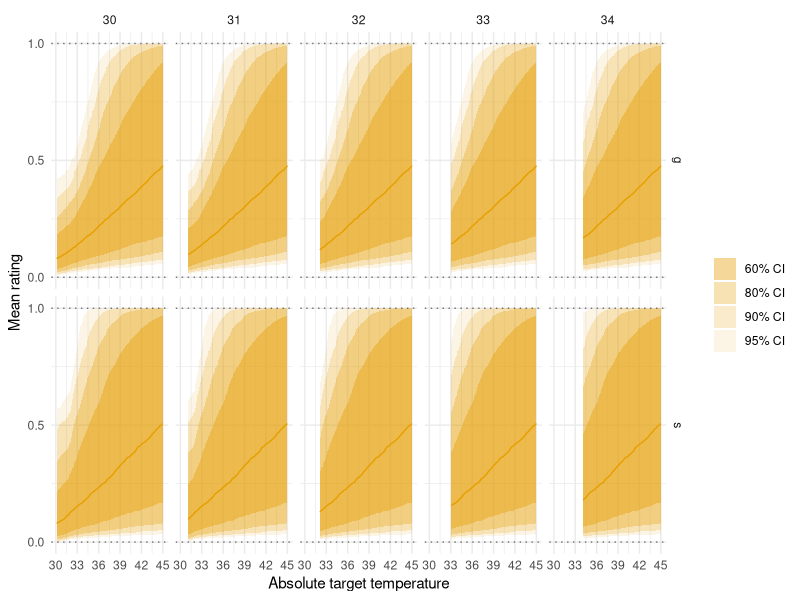
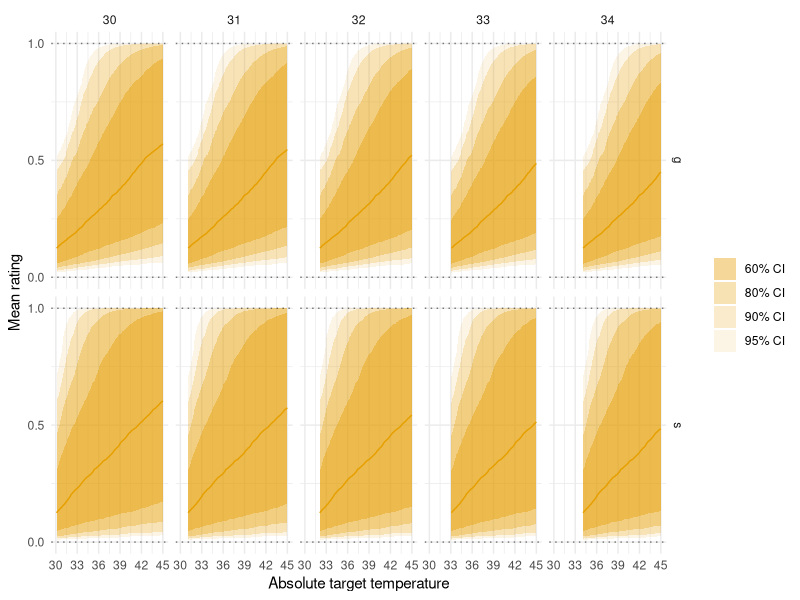
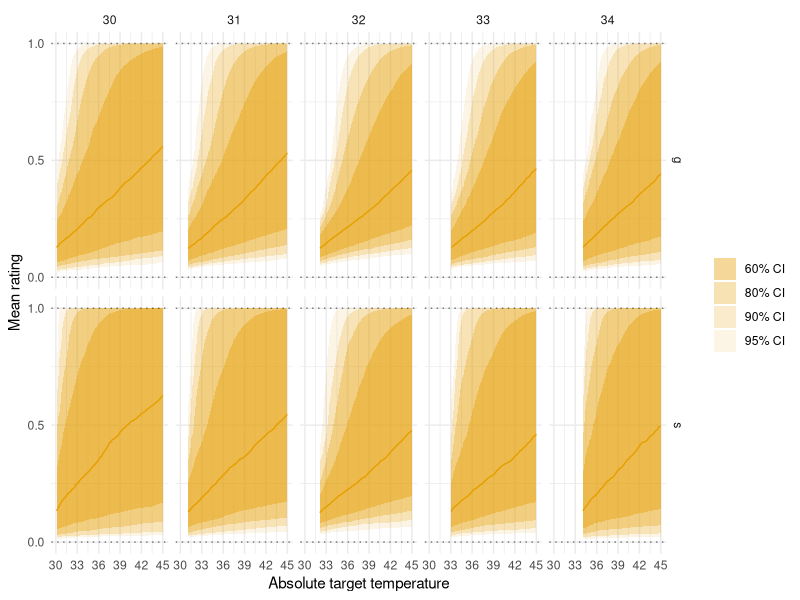
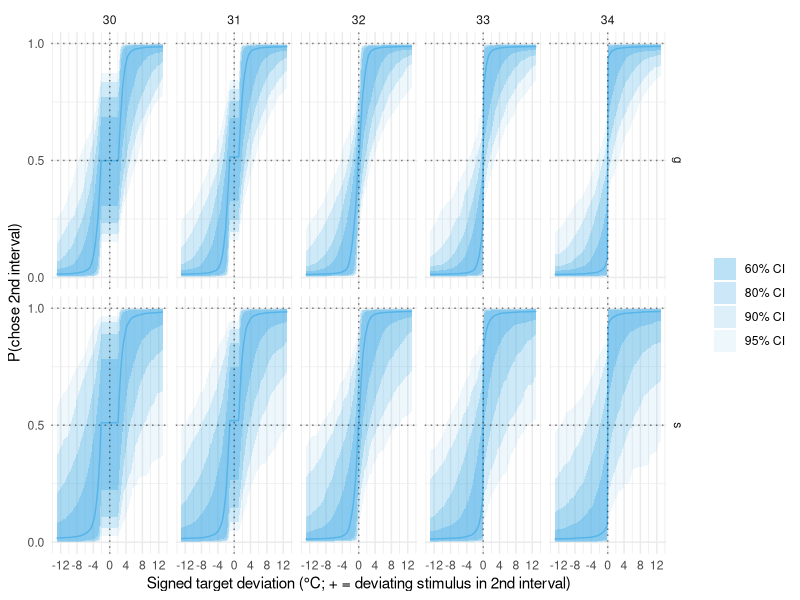
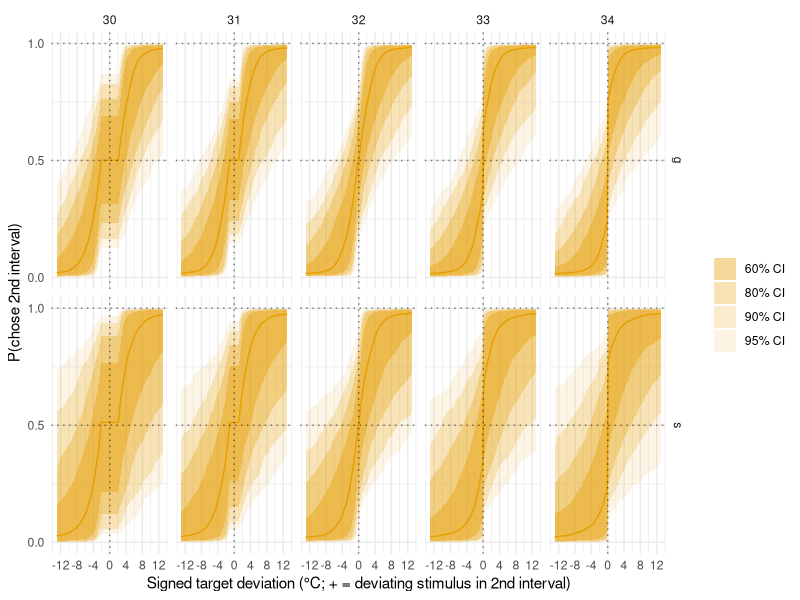
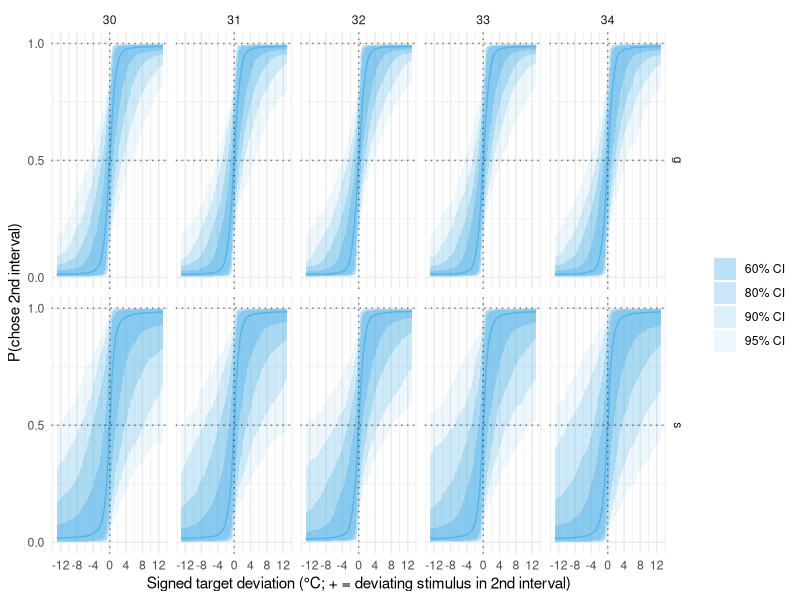
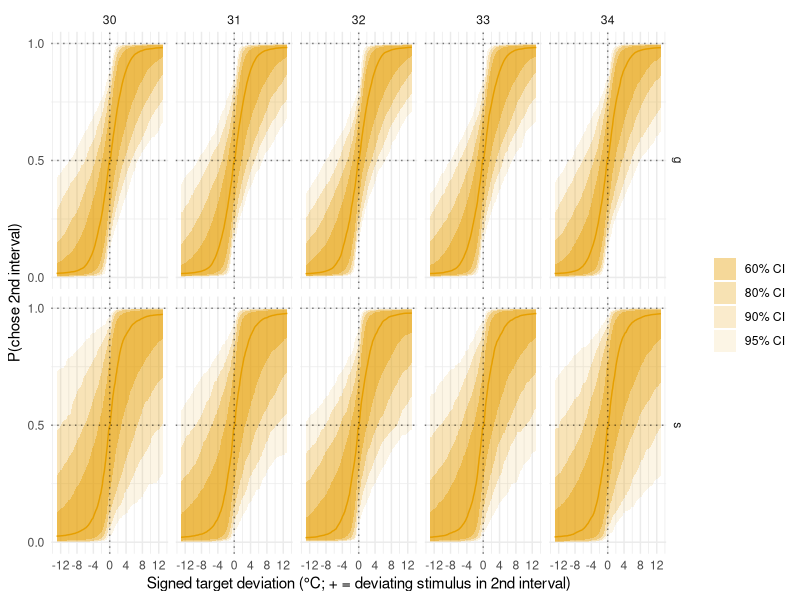
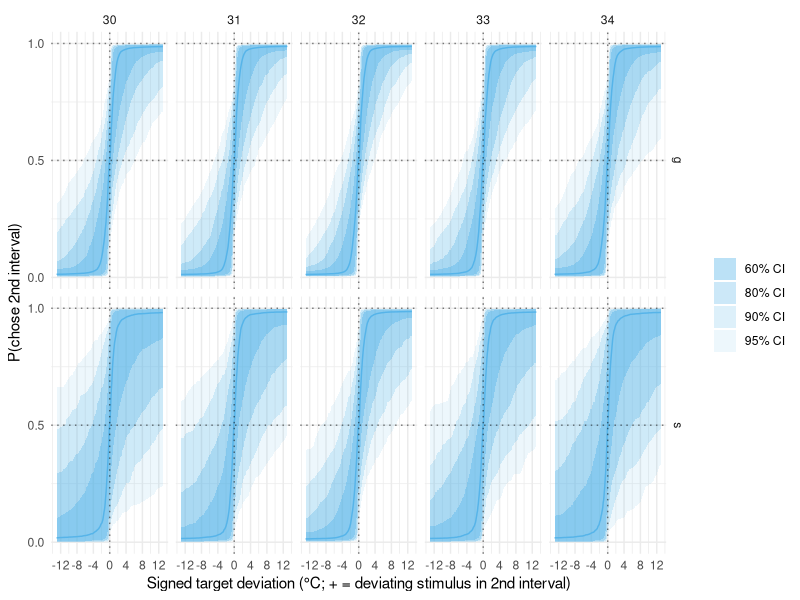

R code for these plots, in order:
#This script is used to illustrate the priors used for the different models
#Author: A.S. Courtin
#Licence: MIT
#Edited with the assistance of Claude Code (Anthropic).

library(tidyverse)

inv_logit<-function(x){
  y=1/(1+exp(-x))
  return(y)
}

# Selects, row by row, the value of the condition-specific profile for condition c (1..5).
pick_condition<-function(c,f1,f2,f3,f4,f5){
  case_when(c==1~f1,c==2~f2,c==3~f3,c==4~f4,c==5~f5)
}

# Adds prior draws of a chained AT profile (level at condition 3, independent outward steps to
# conditions 4/5 and 2/1; matches the chain in stan_models/discrimination_*.stan) as columns
# <prefix>_g1..5 (group level) and <prefix>_s1..5 (one participant, independent noise per step).
add_chain_prior<-function(df,prefix,anchor_mean,anchor_sd,tau_sd){
  n<-nrow(df)
  chain<-function(v){
    f<-matrix(NA_real_,n,5)
    f[,3]<-v[,1]; f[,4]<-f[,3]+v[,2]; f[,5]<-f[,4]+v[,3]; f[,2]<-f[,3]+v[,4]; f[,1]<-f[,2]+v[,5]
    f
  }
  m<-cbind(rnorm(n,anchor_mean,anchor_sd),matrix(rnorm(4*n,0,anchor_sd/2),n,4))
  dev<-matrix(rnorm(5*n),n,5)*matrix(abs(rnorm(5*n,0,tau_sd)),n,5)
  g<-chain(m)
  s<-chain(m+dev)
  colnames(g)<-paste0(prefix,'_g',1:5)
  colnames(s)<-paste0(prefix,'_s',1:5)
  bind_cols(df,as_tibble(g),as_tibble(s))
}

M=10^3
idx=1:M
at=30:34
x=seq(30,45,.1)
grid_r<-expand.grid(x=x,idx=idx,at=at)
# Response-space axis for the discrimination models: x is the SIGNED deviation from the
# adapting temperature. |x| is the physical target deviation (target = at + |x|); the sign
# encodes which interval held the deviating stimulus (+ = 2nd interval, so interval_sign=+1).
d=seq(-13,13,.1)
grid_d<-expand.grid(x=d,idx=idx,at=at)

# Task conventions: cold (cd) blue, warm (wd) orange. Discrimination beta priors differ by task
# (matches the beta_mean/beta_sd in stan_models/discrimination_*.stan).
task_colors<-c(cd='#56B4E9',wd='#E69F00')
task_beta_prior<-list(
  cd=c(mean=0.552-30*0.0157-log(sqrt(2)),sd=sqrt(1.1^2+log(sqrt(2))^2)),
  wd=c(mean=-0.786-30*0.00239-log(sqrt(2)),sd=sqrt(0.865^2+log(sqrt(2))^2))
)

#### Discrimination - absolute coding####
for(task in names(task_colors)){
  beta_mean<-task_beta_prior[[task]][['mean']]
  beta_sd<-task_beta_prior[[task]][['sd']]

  discrimination_absolute<-
    tibble(idx=idx) %>% 
    rowwise() %>% 
    mutate(
      mu_log_xi=rnorm(1,-2,0.5),
      mu_log_beta=rnorm(1,beta_mean,beta_sd),
      tau_log_xi=abs(rnorm(1,0,0.5)),
      tau_log_beta=abs(rnorm(1,0,beta_sd)),
      xi=exp(rnorm(1,mu_log_xi,tau_log_xi)),
      beta=exp(rnorm(1,mu_log_beta,tau_log_beta))
    ) %>%
    ungroup() %>%
    add_chain_prior('lam',-3.85+30*0.00171,0.72,0.72) %>%
    add_chain_prior('kap',0,0.5,0.5) %>%
    full_join(grid_d) %>%
    mutate(
      c=at-29,
      lambda=.5*inv_logit(pick_condition(c,lam_s1,lam_s2,lam_s3,lam_s4,lam_s5)),
      kappa=pick_condition(c,kap_s1,kap_s2,kap_s3,kap_s4,kap_s5),
      lambda_g=.5*inv_logit(pick_condition(c,lam_g1,lam_g2,lam_g3,lam_g4,lam_g5)),
      kappa_g=pick_condition(c,kap_g1,kap_g2,kap_g3,kap_g4,kap_g5),
      # Evidence is zero at and below the adapting temperature and equal to the raw absolute
      # (baseline+xi anchored) reading above it - no separate detection threshold (matches
      # discrimination_absolute_coding.stan).
      interval_sign=sign(x),
      target=at+abs(x),
      cx_target_s=target-32-xi,
      absolute_reading_s=cx_target_s*inv_logit(cx_target_s*100),
      mask_gate_s=inv_logit(100*(absolute_reading_s-(at-32-xi))),
      stim_rep=absolute_reading_s*mask_gate_s,
      theta_s=lambda+(1-2*lambda)*pnorm(interval_sign*beta*stim_rep+kappa),

      cx_target_g=target-32-exp(mu_log_xi),
      absolute_reading_g=cx_target_g*inv_logit(cx_target_g*100),
      mask_gate_g=inv_logit(100*(absolute_reading_g-(at-32-exp(mu_log_xi)))),
      stim_rep_g=absolute_reading_g*mask_gate_g,
      theta_g=lambda_g+(1-2*lambda_g)*pnorm(interval_sign*exp(mu_log_beta)*stim_rep_g+kappa_g)
      ) %>%
    group_by(at,x) %>% 
    summarise(
      s_lb_ci_95=quantile(theta_s,0.025),
      s_ub_ci_95=quantile(theta_s,0.975),
      s_lb_ci_90=quantile(theta_s,0.05),
      s_ub_ci_90=quantile(theta_s,0.95),
      s_lb_ci_80=quantile(theta_s,0.1),
      s_ub_ci_80=quantile(theta_s,0.9),
      s_lb_ci_60=quantile(theta_s,0.20),
      s_ub_ci_60=quantile(theta_s,0.80),
      g_lb_ci_95=quantile(theta_g,0.025),
      g_ub_ci_95=quantile(theta_g,0.975),
      g_lb_ci_90=quantile(theta_g,0.05),
      g_ub_ci_90=quantile(theta_g,0.95),
      g_lb_ci_80=quantile(theta_g,0.1),
      g_ub_ci_80=quantile(theta_g,0.9),
      g_lb_ci_60=quantile(theta_g,0.20),
      g_ub_ci_60=quantile(theta_g,0.80),
      s_med_ci_50 = quantile(theta_s, 0.5),
      g_med_ci_50 = quantile(theta_g, 0.5)
    ) %>% 
    pivot_longer(
      cols = c(matches("(s|g)_(lb|ub|med)_ci_\\d+")),
      names_to = c("level","stat","ci"),
      names_pattern = "(s|g)_(lb|ub|med)_ci?_?(\\d+)?",
      values_to = "value"
    ) %>% 
    filter(TRUE) # response space: keep the full signed deviation range

  ribbons <- discrimination_absolute %>% filter(stat %in% c("lb","ub"))%>% 
    pivot_wider(
      names_from = "stat",
      values_from = "value"
    )
  medians <- discrimination_absolute %>% filter(stat == "med")

  p <- ribbons %>%
    ggplot()+
    geom_ribbon(
      aes(x=x,ymin = lb,ymax=ub,alpha=ci),
      fill=task_colors[[task]]
    )+
    geom_line(
      data=medians,
      aes(x=x,y=value),
      color=task_colors[[task]]
    )+
    geom_hline(
      aes(yintercept = .5),
      linetype='dotted',
      alpha=.5
    )+
    geom_hline(
      aes(yintercept = 1),
      linetype='dotted',
      alpha=.5
    )+
    geom_vline(aes(xintercept=0),linetype='dotted',alpha=.5)+
    scale_alpha_manual(labels=c('60% CI','80% CI','90% CI','95% CI'),values=c(.4,.3,.2,.1))+
    scale_x_continuous(breaks=seq(-12,12,4))+
    scale_y_continuous(breaks=c(0,.5,1))+
    labs(
      alpha='',
      x='Signed target deviation (°C; + = deviating stimulus in 2nd interval)',
      y='P(chose 2nd interval)'
    )+
    theme_minimal()+
    facet_grid(rows=vars(level),cols=vars(at))

  ggsave(paste0('figures/d_a_ppp_',task,'.png'),plot=p,units = 'cm',width = 18,height = 10)
}

#### Discrimination - relative coding####
for(task in names(task_colors)){
  beta_mean<-task_beta_prior[[task]][['mean']]
  beta_sd<-task_beta_prior[[task]][['sd']]

  discrimination_relative<-
    tibble(idx=idx) %>% 
    rowwise() %>% 
    mutate(
      mu_log_xi=rnorm(1,-2,0.5),
      mu_log_beta=rnorm(1,beta_mean,beta_sd),
      tau_log_xi=abs(rnorm(1,0,0.5)),
      tau_log_beta=abs(rnorm(1,0,beta_sd)),
      xi=exp(rnorm(1,mu_log_xi,tau_log_xi)),
      beta=exp(rnorm(1,mu_log_beta,tau_log_beta))
    ) %>%
    ungroup() %>%
    add_chain_prior('lam',-3.85+30*0.00171,0.72,0.72) %>%
    add_chain_prior('kap',0,0.5,0.5) %>%
    full_join(grid_d) %>%
    mutate(
      c=at-29,
      lambda=.5*inv_logit(pick_condition(c,lam_s1,lam_s2,lam_s3,lam_s4,lam_s5)),
      kappa=pick_condition(c,kap_s1,kap_s2,kap_s3,kap_s4,kap_s5),
      lambda_g=.5*inv_logit(pick_condition(c,lam_g1,lam_g2,lam_g3,lam_g4,lam_g5)),
      kappa_g=pick_condition(c,kap_g1,kap_g2,kap_g3,kap_g4,kap_g5),
      # Evidence is the soft-rectified deviation from the adapting temperature beyond the
      # hard threshold xi, i.e. the silent range (matches discrimination_relative_coding.stan).
      interval_sign=sign(x),
      cx_s=abs(x)-xi,
      stim_rep=cx_s*inv_logit(cx_s*100),
      theta_s=lambda+(1-2*lambda)*pnorm(interval_sign*beta*stim_rep+kappa),

      cx_g=abs(x)-exp(mu_log_xi),
      stim_rep_g=cx_g*inv_logit(cx_g*100),
      theta_g=lambda_g+(1-2*lambda_g)*pnorm(interval_sign*exp(mu_log_beta)*stim_rep_g+kappa_g)
    ) %>%
    group_by(at,x) %>% 
    summarise(
      s_lb_ci_95=quantile(theta_s,0.025),
      s_ub_ci_95=quantile(theta_s,0.975),
      s_lb_ci_90=quantile(theta_s,0.05),
      s_ub_ci_90=quantile(theta_s,0.95),
      s_lb_ci_80=quantile(theta_s,0.1),
      s_ub_ci_80=quantile(theta_s,0.9),
      s_lb_ci_60=quantile(theta_s,0.20),
      s_ub_ci_60=quantile(theta_s,0.80),
      g_lb_ci_95=quantile(theta_g,0.025),
      g_ub_ci_95=quantile(theta_g,0.975),
      g_lb_ci_90=quantile(theta_g,0.05),
      g_ub_ci_90=quantile(theta_g,0.95),
      g_lb_ci_80=quantile(theta_g,0.1),
      g_ub_ci_80=quantile(theta_g,0.9),
      g_lb_ci_60=quantile(theta_g,0.20),
      g_ub_ci_60=quantile(theta_g,0.80),
      s_med_ci_50 = quantile(theta_s, 0.5),
      g_med_ci_50 = quantile(theta_g, 0.5)
    ) %>% 
    pivot_longer(
      cols = c(matches("(s|g)_(lb|ub|med)_ci_\\d+")),
      names_to = c("level","stat","ci"),
      names_pattern = "(s|g)_(lb|ub|med)_ci?_?(\\d+)?",
      values_to = "value"
    )%>% 
    filter(TRUE) # response space: keep the full signed deviation range

  ribbons <- discrimination_relative %>% filter(stat %in% c("lb","ub"))%>% 
    pivot_wider(
      names_from = "stat",
      values_from = "value"
    )
  medians <- discrimination_relative %>% filter(stat == "med")

  p <- ribbons %>%
    ggplot()+
    geom_ribbon(
      aes(x=x,ymin = lb,ymax=ub,alpha=ci),
      fill=task_colors[[task]]
    )+
    geom_line(
      data=medians,
      aes(x=x,y=value),
      color=task_colors[[task]]
    )+
    geom_hline(
      aes(yintercept = .5),
      linetype='dotted',
      alpha=.5
    )+
    geom_hline(
      aes(yintercept = 1),
      linetype='dotted',
      alpha=.5
    )+
    geom_vline(aes(xintercept=0),linetype='dotted',alpha=.5)+
    scale_alpha_manual(labels=c('60% CI','80% CI','90% CI','95% CI'),values=c(.4,.3,.2,.1))+
    scale_x_continuous(breaks=seq(-12,12,4))+
    scale_y_continuous(breaks=c(0,.5,1))+
    labs(
      alpha='',
      x='Signed target deviation (°C; + = deviating stimulus in 2nd interval)',
      y='P(chose 2nd interval)'
    )+
    theme_minimal()+
    facet_grid(rows=vars(level),cols=vars(at))

  ggsave(paste0('figures/d_r_ppp_',task,'.png'),plot=p,units = 'cm',width = 18,height = 10)
}

#### Discrimination - non-mechanistic####
for(task in names(task_colors)){
  beta_mean<-task_beta_prior[[task]][['mean']]
  beta_sd<-task_beta_prior[[task]][['sd']]

  discrimination_non_mechanistic<-
    tibble(idx=idx) %>% 
    rowwise() %>% 
    mutate(
      # Xi profile: mu1 is the level at condition 3 (AT=baseline), mu2/mu3 the independent outward
      # steps toward conditions 4/5, mu4/mu5 the outward steps toward conditions 2/1 (matches
      # discrimination_non_mechanistic.stan). Each step's prior SD is half the SD of its profile's level prior.
      mu1=rnorm(1,-2,0.5),
      mu2=rnorm(1,0,0.25),mu3=rnorm(1,0,0.25),mu4=rnorm(1,0,0.25),mu5=rnorm(1,0,0.25),
      # Beta profile: same chained construction, mu6 the condition-3 level
      mu6=rnorm(1,beta_mean,beta_sd),
      mu7=rnorm(1,0,beta_sd/2),mu8=rnorm(1,0,beta_sd/2),mu9=rnorm(1,0,beta_sd/2),mu10=rnorm(1,0,beta_sd/2),
      # participant-level SDs, one per mu entry (tau ~ half-normal(0,1))
      tau1=abs(rnorm(1,0,0.5)),tau2=abs(rnorm(1,0,0.5)),tau3=abs(rnorm(1,0,0.5)),tau4=abs(rnorm(1,0,0.5)),tau5=abs(rnorm(1,0,0.5)),
      tau6=abs(rnorm(1,0,beta_sd)),tau7=abs(rnorm(1,0,beta_sd)),tau8=abs(rnorm(1,0,beta_sd)),tau9=abs(rnorm(1,0,beta_sd)),tau10=abs(rnorm(1,0,beta_sd)),
      # group-level chained profiles (log scale of xi/beta)
      f_x3_g=mu1, f_x4_g=f_x3_g+mu2, f_x5_g=f_x4_g+mu3, f_x2_g=f_x3_g+mu4, f_x1_g=f_x2_g+mu5,
      f_b3_g=mu6, f_b4_g=f_b3_g+mu7, f_b5_g=f_b4_g+mu8, f_b2_g=f_b3_g+mu9, f_b1_g=f_b2_g+mu10,
      # one participant's chained draw (independent noise per step, ignoring cross-parameter correlation)
      f_x3_s=mu1+rnorm(1,0,tau1), f_x4_s=f_x3_s+mu2+rnorm(1,0,tau2), f_x5_s=f_x4_s+mu3+rnorm(1,0,tau3),
      f_x2_s=f_x3_s+mu4+rnorm(1,0,tau4), f_x1_s=f_x2_s+mu5+rnorm(1,0,tau5),
      f_b3_s=mu6+rnorm(1,0,tau6), f_b4_s=f_b3_s+mu7+rnorm(1,0,tau7), f_b5_s=f_b4_s+mu8+rnorm(1,0,tau8),
      f_b2_s=f_b3_s+mu9+rnorm(1,0,tau9), f_b1_s=f_b2_s+mu10+rnorm(1,0,tau10)
    ) %>%
    ungroup() %>%
    add_chain_prior('lam',-3.85+30*0.00171,0.72,0.72) %>%
    add_chain_prior('kap',0,0.5,0.5) %>%
    full_join(grid_d) %>%
    mutate(
      c=at-29,
      lambda=.5*inv_logit(pick_condition(c,lam_s1,lam_s2,lam_s3,lam_s4,lam_s5)),
      kappa=pick_condition(c,kap_s1,kap_s2,kap_s3,kap_s4,kap_s5),
      lambda_g=.5*inv_logit(pick_condition(c,lam_g1,lam_g2,lam_g3,lam_g4,lam_g5)),
      kappa_g=pick_condition(c,kap_g1,kap_g2,kap_g3,kap_g4,kap_g5),
      log_xi_s=case_when(c==1~f_x1_s,c==2~f_x2_s,c==3~f_x3_s,c==4~f_x4_s,c==5~f_x5_s),
      log_beta_s =case_when(c==1~f_b1_s,c==2~f_b2_s,c==3~f_b3_s,c==4~f_b4_s,c==5~f_b5_s),
      log_xi_g=case_when(c==1~f_x1_g,c==2~f_x2_g,c==3~f_x3_g,c==4~f_x4_g,c==5~f_x5_g),
      log_beta_g =case_when(c==1~f_b1_g,c==2~f_b2_g,c==3~f_b3_g,c==4~f_b4_g,c==5~f_b5_g),

      interval_sign=sign(x),
      xi=exp(log_xi_s),
      beta=exp(log_beta_s),
      cx_s=abs(x)-xi,
      stim_rep=cx_s*inv_logit(cx_s*100),
      theta_s=lambda+(1-2*lambda)*pnorm(interval_sign*beta*stim_rep+kappa),

      xi_g=exp(log_xi_g),
      beta_g=exp(log_beta_g),
      cx_g=abs(x)-xi_g,
      stim_rep_g=cx_g*inv_logit(cx_g*100),
      theta_g=lambda_g+(1-2*lambda_g)*pnorm(interval_sign*beta_g*stim_rep_g+kappa_g)
    ) %>%
    group_by(at,x) %>% 
    summarise(
      s_lb_ci_95=quantile(theta_s,0.025),
      s_ub_ci_95=quantile(theta_s,0.975),
      s_lb_ci_90=quantile(theta_s,0.05),
      s_ub_ci_90=quantile(theta_s,0.95),
      s_lb_ci_80=quantile(theta_s,0.1),
      s_ub_ci_80=quantile(theta_s,0.9),
      s_lb_ci_60=quantile(theta_s,0.20),
      s_ub_ci_60=quantile(theta_s,0.80),
      g_lb_ci_95=quantile(theta_g,0.025),
      g_ub_ci_95=quantile(theta_g,0.975),
      g_lb_ci_90=quantile(theta_g,0.05),
      g_ub_ci_90=quantile(theta_g,0.95),
      g_lb_ci_80=quantile(theta_g,0.1),
      g_ub_ci_80=quantile(theta_g,0.9),
      g_lb_ci_60=quantile(theta_g,0.20),
      g_ub_ci_60=quantile(theta_g,0.80),    
      s_med_ci_50 = quantile(theta_s, 0.5),
      g_med_ci_50 = quantile(theta_g, 0.5)
    ) %>% 
    pivot_longer(
      cols = c(matches("(s|g)_(lb|ub|med)_ci_\\d+")),
      names_to = c("level","stat","ci"),
      names_pattern = "(s|g)_(lb|ub|med)_ci?_?(\\d+)?",
      values_to = "value"
    ) %>% 
    filter(TRUE) # response space: keep the full signed deviation range

  ribbons <- discrimination_non_mechanistic %>% filter(stat %in% c("lb","ub"))%>% 
    pivot_wider(
      names_from = "stat",
      values_from = "value"
    )
  medians <- discrimination_non_mechanistic %>% filter(stat == "med")

  p <- ribbons %>%
    ggplot()+
    geom_ribbon(
      aes(x=x,ymin = lb,ymax=ub,alpha=ci),
      fill=task_colors[[task]]
    )+
    geom_line(
      data=medians,
      aes(x=x,y=value),
      color=task_colors[[task]]
    )+
    geom_hline(
      aes(yintercept = .5),
      linetype='dotted',
      alpha=.5
    )+
    geom_hline(
      aes(yintercept = 1),
      linetype='dotted',
      alpha=.5
    )+
    geom_vline(aes(xintercept=0),linetype='dotted',alpha=.5)+
    scale_alpha_manual(labels=c('60% CI','80% CI','90% CI','95% CI'),values=c(.4,.3,.2,.1))+
    scale_x_continuous(breaks=seq(-12,12,4))+
    scale_y_continuous(breaks=c(0,.5,1))+
    labs(
      alpha='',
      x='Signed target deviation (°C; + = deviating stimulus in 2nd interval)',
      y='P(chose 2nd interval)'
    )+
    theme_minimal()+
    facet_grid(rows=vars(level),cols=vars(at))

  ggsave(paste0('figures/d_n_ppp_',task,'.png'),plot=p,units = 'cm',width = 18,height = 10)
}

#### Rating - absolute coding####
rating_absolute<-
  tibble(idx=idx) %>% 
  rowwise() %>% 
  mutate(
    mu_intercept=rnorm(1,-2,1),
    mu_log_slope=rnorm(1,-2,1),
    tau_intercept=abs(rnorm(1,0,1)),
    tau_log_slope=abs(rnorm(1,0,1)),
    intercept=rnorm(1,mu_intercept,tau_intercept),
    slope=exp(rnorm(1,mu_log_slope,tau_log_slope))
  ) %>%
  ungroup() %>%
  full_join(grid_r) %>%
  mutate(
    cx=(x-32),
    lr=intercept+slope*cx,
    theta_s=inv_logit(lr),
    lr_g=mu_intercept+exp(mu_log_slope)*cx,
    theta_g=inv_logit(lr_g)
  ) %>% 
  group_by(at,x) %>% 
  summarise(
    s_lb_ci_95=quantile(theta_s,0.025),
    s_ub_ci_95=quantile(theta_s,0.975),
    s_lb_ci_90=quantile(theta_s,0.05),
    s_ub_ci_90=quantile(theta_s,0.95),
    s_lb_ci_80=quantile(theta_s,0.1),
    s_ub_ci_80=quantile(theta_s,0.9),
    s_lb_ci_60=quantile(theta_s,0.20),
    s_ub_ci_60=quantile(theta_s,0.80),
    g_lb_ci_95=quantile(theta_g,0.025),
    g_ub_ci_95=quantile(theta_g,0.975),
    g_lb_ci_90=quantile(theta_g,0.05),
    g_ub_ci_90=quantile(theta_g,0.95),
    g_lb_ci_80=quantile(theta_g,0.1),
    g_ub_ci_80=quantile(theta_g,0.9),
    g_lb_ci_60=quantile(theta_g,0.20),
    g_ub_ci_60=quantile(theta_g,0.80),    
    s_med_ci_50 = quantile(theta_s, 0.5),
    g_med_ci_50 = quantile(theta_g, 0.5)
  ) %>% 
  pivot_longer(
    cols = c(matches("(s|g)_(lb|ub|med)_ci_\\d+")),
    names_to = c("level","stat","ci"),
    names_pattern = "(s|g)_(lb|ub|med)_ci?_?(\\d+)?",
    values_to = "value"
  ) %>% 
  filter(x>at)

ribbons <- rating_absolute %>% filter(stat %in% c("lb","ub"))%>% 
  pivot_wider(
    names_from = "stat",
    values_from = "value"
  )
medians <- rating_absolute %>% filter(stat == "med")

ribbons %>% 
  ggplot()+
  geom_ribbon(
    aes(x=x,ymin = lb,ymax=ub,alpha=ci),
    fill='#E69F00'
  )+
  geom_line(
    data=medians,
    aes(x=x,y=value),
    color='#E69F00'
  )+
  geom_hline(
    aes(yintercept = 0),
    linetype='dotted',
    alpha=.5
  )+
  geom_hline(
    aes(yintercept = 1),
    linetype='dotted',
    alpha=.5
  )+
  scale_alpha_manual(labels=c('60% CI','80% CI','90% CI','95% CI'),values=c(.4,.3,.2,.1))+
  scale_x_continuous(breaks=seq(30,45,3))+
  scale_y_continuous(breaks=c(0,.5,1))+
  labs(
    alpha='',
    x='Absolute target temperature',
    y='Mean rating'
  )+
  theme_minimal()+
  facet_grid(rows=vars(level),cols=vars(at))

ggsave('figures/r_a_ppp.png',units = 'cm',width = 18,height = 10)

#### Rating - relative coding####
rating_relative<-
  tibble(idx=idx) %>% 
  rowwise() %>% 
  mutate(
    mu_intercept=rnorm(1,-2,1),
    mu_log_slope=rnorm(1,-2,1),
    tau_intercept=abs(rnorm(1,0,1)),
    tau_log_slope=abs(rnorm(1,0,1)),
    intercept=rnorm(1,mu_intercept,tau_intercept),
    slope=exp(rnorm(1,mu_log_slope,tau_log_slope))
  ) %>%
  ungroup() %>%
  full_join(grid_r) %>%
  mutate(
    cx=(x-at),
    lr=intercept+slope*cx,
    theta_s=inv_logit(lr),
    
    lr_g=mu_intercept+exp(mu_log_slope)*cx,
    theta_g=inv_logit(lr_g)
  ) %>% 
  group_by(at,x) %>% 
  summarise(
    s_lb_ci_95=quantile(theta_s,0.025),
    s_ub_ci_95=quantile(theta_s,0.975),
    s_lb_ci_90=quantile(theta_s,0.05),
    s_ub_ci_90=quantile(theta_s,0.95),
    s_lb_ci_80=quantile(theta_s,0.1),
    s_ub_ci_80=quantile(theta_s,0.9),
    s_lb_ci_60=quantile(theta_s,0.20),
    s_ub_ci_60=quantile(theta_s,0.80),
    g_lb_ci_95=quantile(theta_g,0.025),
    g_ub_ci_95=quantile(theta_g,0.975),
    g_lb_ci_90=quantile(theta_g,0.05),
    g_ub_ci_90=quantile(theta_g,0.95),
    g_lb_ci_80=quantile(theta_g,0.1),
    g_ub_ci_80=quantile(theta_g,0.9),
    g_lb_ci_60=quantile(theta_g,0.20),
    g_ub_ci_60=quantile(theta_g,0.80),    
    s_med_ci_50 = quantile(theta_s, 0.5),
    g_med_ci_50 = quantile(theta_g, 0.5)
  ) %>% 
  pivot_longer(
    cols = c(matches("(s|g)_(lb|ub|med)_ci_\\d+")),
    names_to = c("level","stat","ci"),
    names_pattern = "(s|g)_(lb|ub|med)_ci?_?(\\d+)?",
    values_to = "value"
  ) %>% 
  filter(x>at)

ribbons <- rating_relative %>% filter(stat %in% c("lb","ub"))%>% 
  pivot_wider(
    names_from = "stat",
    values_from = "value"
  )
medians <- rating_relative %>% filter(stat == "med")

ribbons %>%
  ggplot()+
  geom_ribbon(
    aes(x=x,ymin = lb,ymax=ub,alpha=ci),
    fill='#E69F00'
  )+
  geom_line(
    data=medians,
    aes(x=x,y=value),
    color='#E69F00'
  )+
  geom_hline(
    aes(yintercept = 0),
    linetype='dotted',
    alpha=.5
  )+
  geom_hline(
    aes(yintercept = 1),
    linetype='dotted',
    alpha=.5
  )+
  scale_alpha_manual(labels=c('60% CI','80% CI','90% CI','95% CI'),values=c(.4,.3,.2,.1))+
  scale_x_continuous(breaks=seq(30,45,3))+
  scale_y_continuous(breaks=c(0,.5,1))+
  labs(
    alpha='',
    x='Absolute target temperature',
    y='Mean rating'
  )+
  theme_minimal()+
  facet_grid(rows=vars(level),cols=vars(at))

ggsave('figures/r_r_ppp.png',units = 'cm',width = 18,height = 10)

#### Rating - non-mechanistic ####
rating_non_mechanistic<-
  tibble(idx=idx) %>% 
  rowwise() %>% 
  mutate(
    # Intercept profile: mu1 is the level at condition 3 (AT=baseline), mu2/mu3 the independent outward
    # steps toward conditions 4/5, mu4/mu5 the outward steps toward conditions 2/1 (matches
    # rating_non_mechanistic.stan).
    mu1=rnorm(1,-2,0.5),
    mu2=rnorm(1,0,0.5),mu3=rnorm(1,0,0.5),mu4=rnorm(1,0,0.5),mu5=rnorm(1,0,0.5),
    # Slope profile: same chained construction, mu6 the condition-3 (log-scale) level
    mu6=rnorm(1,-2,1),
    mu7=rnorm(1,0,0.5),mu8=rnorm(1,0,0.5),mu9=rnorm(1,0,0.5),mu10=rnorm(1,0,0.5),
    tau1=abs(rnorm(1,0,0.5)),tau2=abs(rnorm(1,0,0.5)),tau3=abs(rnorm(1,0,0.5)),tau4=abs(rnorm(1,0,0.5)),tau5=abs(rnorm(1,0,0.5)),
    tau6=abs(rnorm(1)),tau7=abs(rnorm(1)),tau8=abs(rnorm(1)),tau9=abs(rnorm(1)),tau10=abs(rnorm(1)),
    # group-level chained profiles
    f_i3_g=mu1, f_i4_g=f_i3_g+mu2, f_i5_g=f_i4_g+mu3, f_i2_g=f_i3_g+mu4, f_i1_g=f_i2_g+mu5,
    f_s3_g=mu6, f_s4_g=f_s3_g+mu7, f_s5_g=f_s4_g+mu8, f_s2_g=f_s3_g+mu9, f_s1_g=f_s2_g+mu10,
    # one participant's chained draw (independent noise per step, ignoring cross-parameter correlation)
    f_i3_s=mu1+rnorm(1,0,tau1), f_i4_s=f_i3_s+mu2+rnorm(1,0,tau2), f_i5_s=f_i4_s+mu3+rnorm(1,0,tau3),
    f_i2_s=f_i3_s+mu4+rnorm(1,0,tau4), f_i1_s=f_i2_s+mu5+rnorm(1,0,tau5),
    f_s3_s=mu6+rnorm(1,0,tau6), f_s4_s=f_s3_s+mu7+rnorm(1,0,tau7), f_s5_s=f_s4_s+mu8+rnorm(1,0,tau8),
    f_s2_s=f_s3_s+mu9+rnorm(1,0,tau9), f_s1_s=f_s2_s+mu10+rnorm(1,0,tau10)
  ) %>%
  ungroup() %>%
  full_join(grid_r) %>%
  mutate(
    c=at-29,
    intercept=case_when(c==1~f_i1_s,c==2~f_i2_s,c==3~f_i3_s,c==4~f_i4_s,c==5~f_i5_s),
    log_slope=case_when(c==1~f_s1_s,c==2~f_s2_s,c==3~f_s3_s,c==4~f_s4_s,c==5~f_s5_s),
    intercept_g=case_when(c==1~f_i1_g,c==2~f_i2_g,c==3~f_i3_g,c==4~f_i4_g,c==5~f_i5_g),
    log_slope_g=case_when(c==1~f_s1_g,c==2~f_s2_g,c==3~f_s3_g,c==4~f_s4_g,c==5~f_s5_g),

    slope=exp(log_slope),
    slope_g=exp(log_slope_g),

    cx=x-at,
    lr=intercept+slope*cx,
    theta_s=inv_logit(lr),

    lr_g=intercept_g+slope_g*cx,
    theta_g=inv_logit(lr_g)
  ) %>%
  group_by(at,x) %>% 
  summarise(
    s_lb_ci_95=quantile(theta_s,0.025),
    s_ub_ci_95=quantile(theta_s,0.975),
    s_lb_ci_90=quantile(theta_s,0.05),
    s_ub_ci_90=quantile(theta_s,0.95),
    s_lb_ci_80=quantile(theta_s,0.1),
    s_ub_ci_80=quantile(theta_s,0.9),
    s_lb_ci_60=quantile(theta_s,0.20),
    s_ub_ci_60=quantile(theta_s,0.80),
    g_lb_ci_95=quantile(theta_g,0.025),
    g_ub_ci_95=quantile(theta_g,0.975),
    g_lb_ci_90=quantile(theta_g,0.05),
    g_ub_ci_90=quantile(theta_g,0.95),
    g_lb_ci_80=quantile(theta_g,0.1),
    g_ub_ci_80=quantile(theta_g,0.9),
    g_lb_ci_60=quantile(theta_g,0.20),
    g_ub_ci_60=quantile(theta_g,0.80),    
    s_med_ci_50 = quantile(theta_s, 0.5),
    g_med_ci_50 = quantile(theta_g, 0.5)
  ) %>% 
  pivot_longer(
    cols = c(matches("(s|g)_(lb|ub|med)_ci_\\d+")),
    names_to = c("level","stat","ci"),
    names_pattern = "(s|g)_(lb|ub|med)_ci?_?(\\d+)?",
    values_to = "value"
  ) %>% 
  filter(x>at)

ribbons <- rating_non_mechanistic %>% filter(stat %in% c("lb","ub"))%>% 
  pivot_wider(
    names_from = "stat",
    values_from = "value"
  )
medians <- rating_non_mechanistic %>% filter(stat == "med")

ribbons%>% 
  ggplot()+
  geom_ribbon(
    aes(x=x,ymin = lb,ymax=ub,alpha=ci),
    fill='#E69F00'
  )+
  geom_line(
    data=medians,
    aes(x=x,y=value),
    color='#E69F00'
  )+
  geom_hline(
    aes(yintercept = 0),
    linetype='dotted',
    alpha=.5
  )+
  geom_hline(
    aes(yintercept = 1),
    linetype='dotted',
    alpha=.5
  )+
  scale_alpha_manual(labels=c('60% CI','80% CI','90% CI','95% CI'),values=c(.4,.3,.2,.1))+
  scale_x_continuous(breaks=seq(30,45,3))+
  scale_y_continuous(breaks=c(0,.5,1))+
  labs(
    alpha='',
    x='Absolute target temperature',
    y='Mean rating'
  )+
  theme_minimal()+
  facet_grid(rows=vars(level),cols=vars(at))

ggsave('figures/r_n_ppp.png',units = 'cm',width = 18,height = 10)
